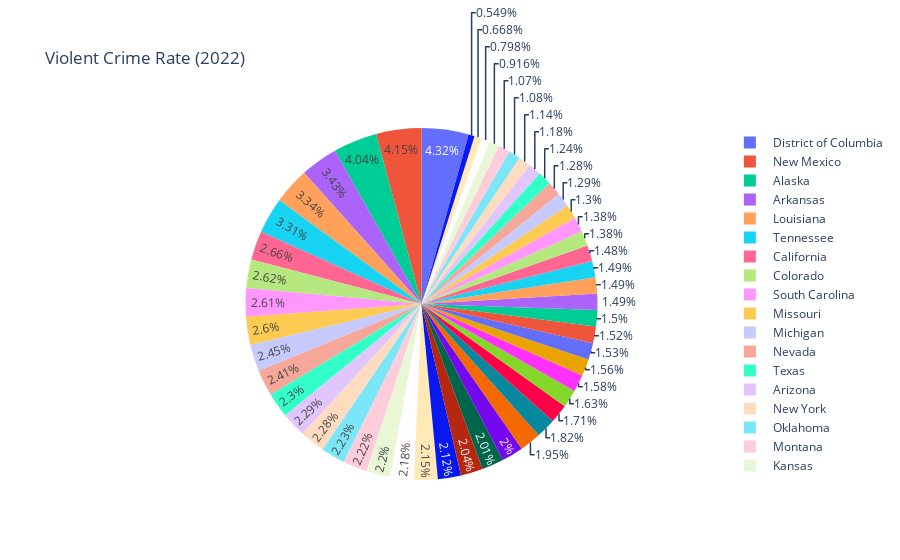

Write notebook code for a chart like this one.
### Code cell
# This code plots a pie chart for Violent crime rate in the US States.
# The chart is interactive. 
fig = px.pie(web_data, names='Location', values='Violent crime rate', title='Violent Crime Rate (2022)')
fig.show()

### Figure 1 — Plotly figure (JSON) as saved in the notebook; plotly's stock layout.template omitted (floating-point values rounded to 4 significant figures)
{"data": [{"domain": {"x": [0, 1], "y": [0, 1]}, "hovertemplate": "Location=%{label}<br>Violent crime rate=%{value}<extra></extra>", "labels": [" Alabama", " Alaska", " Arizona", " Arkansas", " California", " Colorado", " Connecticut", " Delaware", " District of Columbia", " Florida", " Georgia", " Hawaii", " Idaho", " Illinois", " Indiana", " Iowa", " Kansas", " Kentucky", " Louisiana", " Maine", " Maryland", " Massachusetts", " Michigan", " Minnesota", " Mississippi", " Missouri", " Montana", " Nebraska", " Nevada", " New Hampshire", " New Jersey", " New Mexico", " New York", " North Carolina", " North Dakota", " Ohio", " Oklahoma", " Oregon", " Pennsylvania", " Rhode Island", " South Carolina", " South Dakota", " Tennessee", " Texas", " Utah", " Vermont", " Virginia", " Washington", " West Virginia", " Wisconsin", " Wyoming"], "legendgroup": "", "name": "", "showlegend": true, "type": "pie", "values": ["409.1", "758.9", "431.5", "645.3", "499.5", "492.5", "150.0", "383.5", "812.3", "258.9", "367.0", "259.6", "241.4", "287.3", "306.2", "286.5", "414.6", "214.1", "628.6", "103.3", "398.5", "322.0", "461.0", "280.6", "245.0", "488.0", "417.9", "282.8", "454.0", "125.6", "202.9", "780.5", "429.3", "405.1", "279.6", "293.6", "419.7", "342.4", "279.9", "172.3", "491.3", "377.4", "621.6", "431.9", "241.8", "221.9", "234.0", "375.6", "277.9", "297.0", "201.9"]}], "layout": {"legend": {"tracegroupgap": 0}, "title": {"text": "Violent Crime Rate (2022)"}}}
